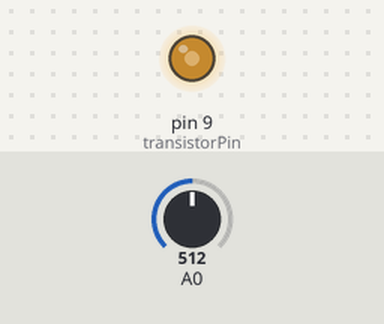
The sketch below on a simulated Arduino Uno, built with avr-gcc and run on an emulated ATmega328P. Parts: output pins drawn as LEDs (lit = HIGH). The inputs (shaded band) are chosen by the test bench; at power-on: A0 = 512.

Above: at 1.2 s.
1.3 s: A0 set to 675
2.8 s: A0 set to 697
At 3.1 s:
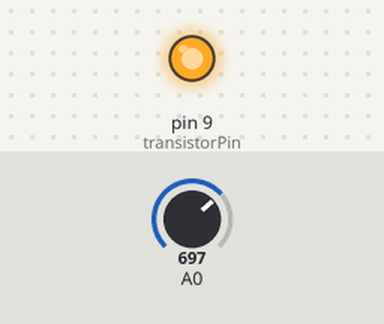
4.3 s: A0 set to 306
At 5.4 s:
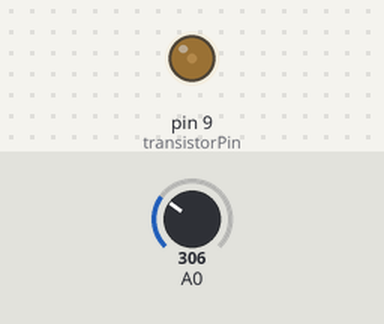
5.8 s: A0 set to 6
7.3 s: A0 set to 3
At 7.7 s:
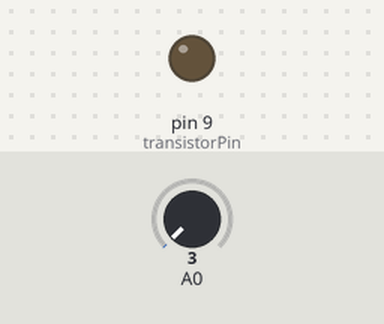
8.8 s: A0 set to 94
At 10.1 s:
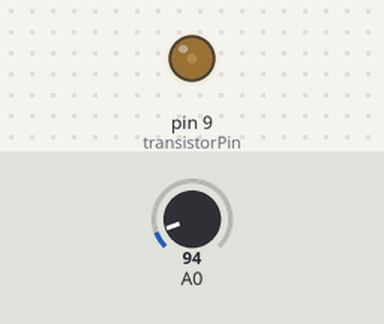
Timing chart, 0 to 11.3 s (numbered marks = the images above; inputs shaded):
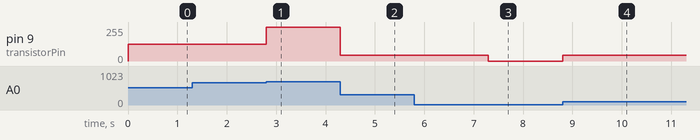

The sketch:

sketch_dec29.ino
```cpp
//manual dimming
const int transistorPin = 9;    // connected to the base of the transistor

 void setup() {
   // set  the transistor pin as output:
   pinMode(transistorPin, OUTPUT);
 }

 void loop() {
   // read the potentiometer:
   int sensorValue = analogRead(A0);
   // map the sensor value to a range from 0 - 255:
   int outputValue = map(sensorValue, 0, 1023, 0, 255);
   // use that to control the transistor:

   //analogWrite(transistorPin, outputValue);

   // LEVEL 0 = OFF //
   if (outputValue == 0)
     analogWrite(transistorPin, 0);
   // LEVEL 1 = dim //     0.43V  || 0.15A
   else if (outputValue < 84 && outputValue > 0)
     analogWrite(transistorPin, 42);
   // LEVEL 2 = medium bright // 1.4V    || 0.35A
   else if (outputValue < 169 && outputValue > 85)
     analogWrite(transistorPin, 127);
   // LEVEL 3 = high beam //      2.93V  || 0.6A   o.o for some reason voltage across the battery 3.9 when we hookup the lightbulb.... and its 4.3 without the lightbulb
   else if (outputValue <= 255 && outputValue > 170)
     analogWrite(transistorPin, 255);

 }
```

Measured:
- the behaviour switches between 686 and 687 on A0 (found by bisection; images 0 and 1)
- after the input at 1.3 s, every drawn part: stays the same
- after the input at 2.8 s, pin 9 (transistorPin): 127/255 → 255/255 at once
- after the input at 4.3 s, pin 9 (transistorPin): 255/255 → 42/255 at once
- after the input at 5.8 s, every drawn part: stays the same
- after the input at 7.3 s, pin 9 (transistorPin): 42/255 → 0/255 at once
- after the input at 8.8 s, pin 9 (transistorPin): 0/255 → 42/255 at once
